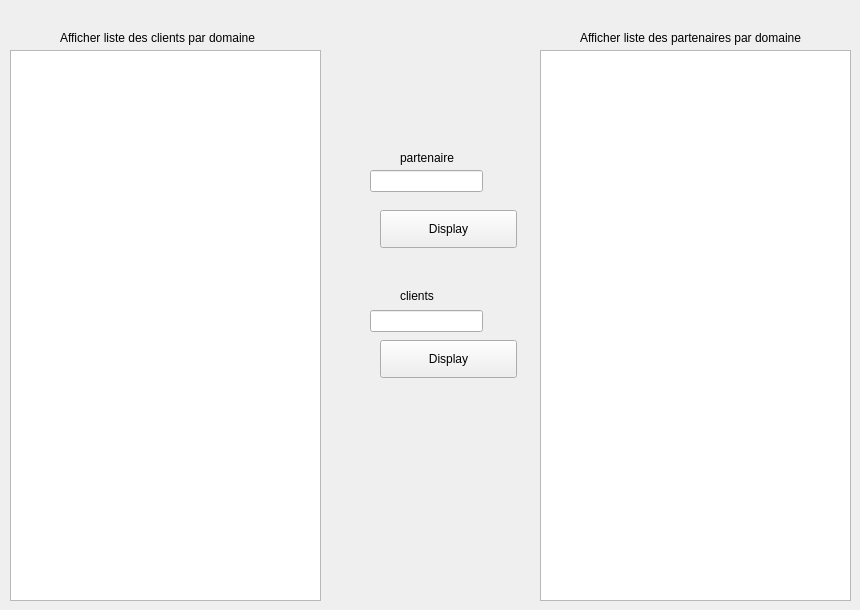
      <widget class="QWidget" name="tab_22">
       <attribute name="title">
        <string>Affichage d'information</string>
       </attribute>
       <widget class="QLabel" name="label_62">
        <property name="geometry">
         <rect>
          <x>60</x>
          <y>30</y>
          <width>221</width>
          <height>16</height>
         </rect>
        </property>
        <property name="text">
         <string>Afficher liste des clients par domaine</string>
        </property>
       </widget>
       <widget class="QLabel" name="label_63">
        <property name="geometry">
         <rect>
          <x>580</x>
          <y>30</y>
          <width>241</width>
          <height>16</height>
         </rect>
        </property>
        <property name="text">
         <string>Afficher liste des partenaires par domaine</string>
        </property>
       </widget>
       <widget class="QTableView" name="tableView">
        <property name="geometry">
         <rect>
          <x>10</x>
          <y>50</y>
          <width>311</width>
          <height>551</height>
         </rect>
        </property>
       </widget>
       <widget class="QTableView" name="tableView_2">
        <property name="geometry">
         <rect>
          <x>540</x>
          <y>50</y>
          <width>311</width>
          <height>551</height>
         </rect>
        </property>
       </widget>
       <widget class="QLineEdit" name="lineEdit">
        <property name="geometry">
         <rect>
          <x>370</x>
          <y>310</y>
          <width>113</width>
          <height>22</height>
         </rect>
        </property>
        <property name="text">
         <string/>
        </property>
       </widget>
       <widget class="QPushButton" name="pushButton_16">
        <property name="geometry">
         <rect>
          <x>380</x>
          <y>340</y>
          <width>137</width>
          <height>38</height>
         </rect>
        </property>
        <property name="text">
         <string>Display</string>
        </property>
       </widget>
       <widget class="QLineEdit" name="lineEdit_2">
        <property name="geometry">
         <rect>
          <x>370</x>
          <y>170</y>
          <width>113</width>
          <height>22</height>
         </rect>
        </property>
       </widget>
       <widget class="QPushButton" name="partner_button">
        <property name="geometry">
         <rect>
          <x>380</x>
          <y>210</y>
          <width>137</width>
          <height>38</height>
         </rect>
        </property>
        <property name="text">
         <string>Display</string>
        </property>
       </widget>
       <widget class="QLabel" name="label_64">
        <property name="geometry">
         <rect>
          <x>400</x>
          <y>286</y>
          <width>56</width>
          <height>20</height>
         </rect>
        </property>
        <property name="text">
         <string>clients</string>
        </property>
       </widget>
       <widget class="QLabel" name="label_65">
        <property name="geometry">
         <rect>
          <x>400</x>
          <y>150</y>
          <width>71</width>
          <height>16</height>
         </rect>
        </property>
        <property name="text">
         <string>partenaire</string>
        </property>
       </widget>
      </widget>
